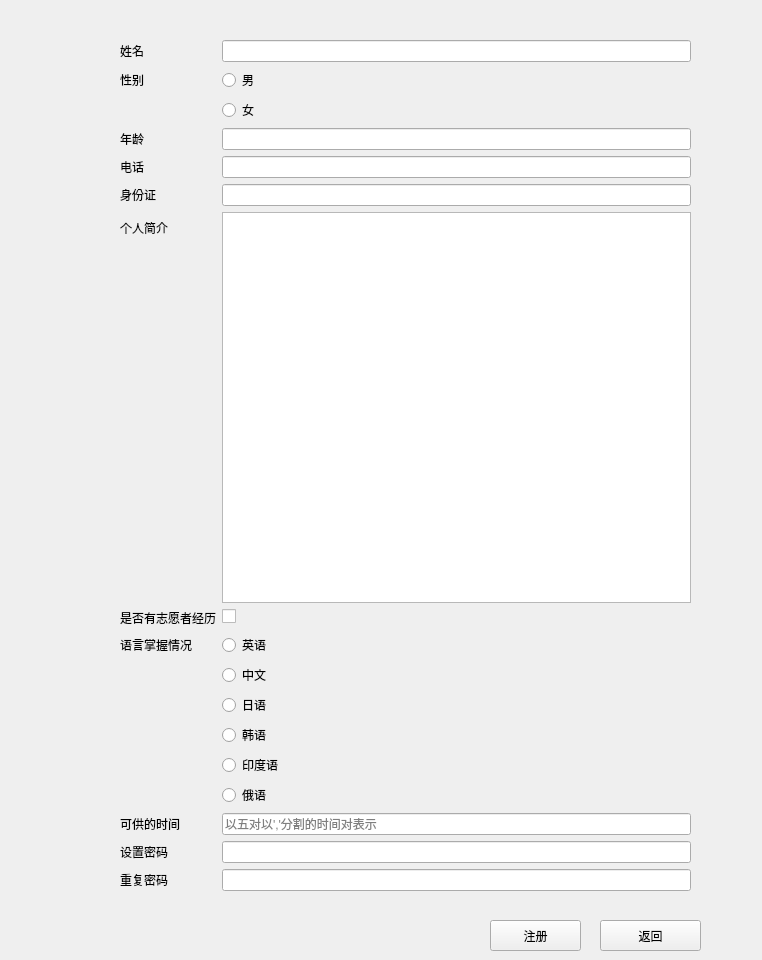
<?xml version="1.0" encoding="UTF-8"?>
<ui version="4.0">
 <class>SignUp</class>
 <widget class="QWidget" name="SignUp">
  <property name="geometry">
   <rect>
    <x>0</x>
    <y>0</y>
    <width>762</width>
    <height>960</height>
   </rect>
  </property>
  <property name="windowTitle">
   <string>志愿者注册表</string>
  </property>
  <widget class="QWidget" name="formLayoutWidget">
   <property name="geometry">
    <rect>
     <x>120</x>
     <y>40</y>
     <width>571</width>
     <height>851</height>
    </rect>
   </property>
   <layout class="QFormLayout" name="formLayout">
    <property name="horizontalSpacing">
     <number>6</number>
    </property>
    <item row="0" column="0">
     <widget class="QLabel" name="Label">
      <property name="text">
       <string>姓名</string>
      </property>
     </widget>
    </item>
    <item row="0" column="1">
     <widget class="QLineEdit" name="LineEditName">
      <property name="clearButtonEnabled">
       <bool>true</bool>
      </property>
     </widget>
    </item>
    <item row="1" column="0">
     <widget class="QLabel" name="label_2">
      <property name="text">
       <string>性别</string>
      </property>
     </widget>
    </item>
    <item row="1" column="1">
     <widget class="QRadioButton" name="radioButton">
      <property name="text">
       <string>男</string>
      </property>
     </widget>
    </item>
    <item row="2" column="1">
     <widget class="QRadioButton" name="radioButton_2">
      <property name="text">
       <string>女</string>
      </property>
     </widget>
    </item>
    <item row="3" column="0">
     <widget class="QLabel" name="Label_2">
      <property name="text">
       <string>年龄</string>
      </property>
     </widget>
    </item>
    <item row="3" column="1">
     <widget class="QLineEdit" name="LineEditAge">
      <property name="clearButtonEnabled">
       <bool>true</bool>
      </property>
     </widget>
    </item>
    <item row="4" column="0">
     <widget class="QLabel" name="Label_3">
      <property name="text">
       <string>电话</string>
      </property>
     </widget>
    </item>
    <item row="4" column="1">
     <widget class="QLineEdit" name="LineEditTelephone">
      <property name="clearButtonEnabled">
       <bool>true</bool>
      </property>
     </widget>
    </item>
    <item row="5" column="0">
     <widget class="QLabel" name="Label_4">
      <property name="text">
       <string>身份证</string>
      </property>
     </widget>
    </item>
    <item row="5" column="1">
     <widget class="QLineEdit" name="LineEditIdCard">
      <property name="clearButtonEnabled">
       <bool>true</bool>
      </property>
     </widget>
    </item>
    <item row="6" column="0">
     <widget class="QLabel" name="label">
      <property name="text">
       <string>个人简介</string>
      </property>
     </widget>
    </item>
    <item row="7" column="0">
     <widget class="QLabel" name="Label_5">
      <property name="text">
       <string>是否有志愿者经历</string>
      </property>
     </widget>
    </item>
    <item row="7" column="1">
     <widget class="QCheckBox" name="CheckBox"/>
    </item>
    <item row="8" column="0">
     <widget class="QLabel" name="label_3">
      <property name="text">
       <string>语言掌握情况</string>
      </property>
     </widget>
    </item>
    <item row="8" column="1">
     <widget class="QRadioButton" name="radioButton_3">
      <property name="text">
       <string>英语</string>
      </property>
      <property name="autoExclusive">
       <bool>false</bool>
      </property>
     </widget>
    </item>
    <item row="9" column="1">
     <widget class="QRadioButton" name="radioButton_4">
      <property name="text">
       <string>中文</string>
      </property>
      <property name="autoExclusive">
       <bool>false</bool>
      </property>
     </widget>
    </item>
    <item row="10" column="1">
     <widget class="QRadioButton" name="radioButton_5">
      <property name="text">
       <string>日语</string>
      </property>
      <property name="autoExclusive">
       <bool>false</bool>
      </property>
     </widget>
    </item>
    <item row="11" column="1">
     <widget class="QRadioButton" name="radioButton_6">
      <property name="text">
       <string>韩语</string>
      </property>
      <property name="autoExclusive">
       <bool>false</bool>
      </property>
     </widget>
    </item>
    <item row="12" column="1">
     <widget class="QRadioButton" name="radioButton_7">
      <property name="text">
       <string>印度语</string>
      </property>
      <property name="autoExclusive">
       <bool>false</bool>
      </property>
     </widget>
    </item>
    <item row="13" column="1">
     <widget class="QRadioButton" name="radioButton_8">
      <property name="text">
       <string>俄语</string>
      </property>
      <property name="autoExclusive">
       <bool>false</bool>
      </property>
     </widget>
    </item>
    <item row="14" column="0">
     <widget class="QLabel" name="Label_6">
      <property name="text">
       <string>可供的时间</string>
      </property>
     </widget>
    </item>
    <item row="14" column="1">
     <widget class="QLineEdit" name="LineEdit">
      <property name="placeholderText">
       <string>以五对以','分割的时间对表示</string>
      </property>
      <property name="clearButtonEnabled">
       <bool>true</bool>
      </property>
     </widget>
    </item>
    <item row="15" column="0">
     <widget class="QLabel" name="Label_7">
      <property name="text">
       <string>设置密码</string>
      </property>
     </widget>
    </item>
    <item row="15" column="1">
     <widget class="QLineEdit" name="LineEdit_2">
      <property name="echoMode">
       <enum>QLineEdit::Password</enum>
      </property>
      <property name="clearButtonEnabled">
       <bool>true</bool>
      </property>
     </widget>
    </item>
    <item row="16" column="0">
     <widget class="QLabel" name="Label_8">
      <property name="text">
       <string>重复密码</string>
      </property>
     </widget>
    </item>
    <item row="16" column="1">
     <widget class="QLineEdit" name="LineEdit_3">
      <property name="echoMode">
       <enum>QLineEdit::Password</enum>
      </property>
      <property name="clearButtonEnabled">
       <bool>true</bool>
      </property>
     </widget>
    </item>
    <item row="6" column="1">
     <widget class="QTextEdit" name="textEdit"/>
    </item>
   </layout>
   <zorder>radioButton_8</zorder>
   <zorder>Label</zorder>
   <zorder>LineEditName</zorder>
   <zorder>radioButton</zorder>
   <zorder>Label_2</zorder>
   <zorder>LineEditAge</zorder>
   <zorder>Label_3</zorder>
   <zorder>LineEditTelephone</zorder>
   <zorder>Label_4</zorder>
   <zorder>LineEditIdCard</zorder>
   <zorder>label</zorder>
   <zorder>textEdit</zorder>
   <zorder>Label_5</zorder>
   <zorder>CheckBox</zorder>
   <zorder>radioButton_2</zorder>
   <zorder>label_2</zorder>
   <zorder>radioButton_3</zorder>
   <zorder>label_3</zorder>
   <zorder>radioButton_4</zorder>
   <zorder>radioButton_5</zorder>
   <zorder>radioButton_6</zorder>
   <zorder>radioButton_7</zorder>
   <zorder>Label_6</zorder>
   <zorder>LineEdit</zorder>
   <zorder>Label_7</zorder>
   <zorder>LineEdit_2</zorder>
   <zorder>Label_8</zorder>
   <zorder>LineEdit_3</zorder>
  </widget>
  <widget class="QPushButton" name="pushButton_2">
   <property name="geometry">
    <rect>
     <x>600</x>
     <y>920</y>
     <width>101</width>
     <height>31</height>
    </rect>
   </property>
   <property name="text">
    <string>返回</string>
   </property>
  </widget>
  <widget class="QPushButton" name="pushButton">
   <property name="geometry">
    <rect>
     <x>490</x>
     <y>920</y>
     <width>91</width>
     <height>31</height>
    </rect>
   </property>
   <property name="text">
    <string>注册</string>
   </property>
  </widget>
 </widget>
 <resources/>
 <connections>
  <connection>
   <sender>pushButton_2</sender>
   <signal>clicked()</signal>
   <receiver>SignUp</receiver>
   <slot>close()</slot>
   <hints>
    <hint type="sourcelabel">
     <x>645</x>
     <y>931</y>
    </hint>
    <hint type="destinationlabel">
     <x>380</x>
     <y>479</y>
    </hint>
   </hints>
  </connection>
 </connections>
</ui>
